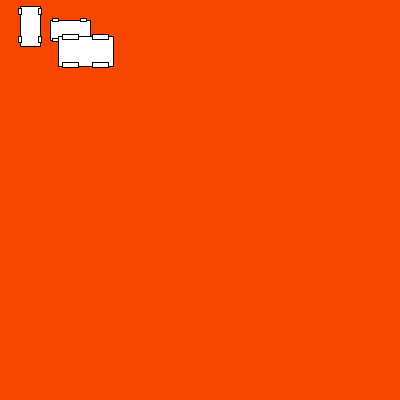
Frame 1 (no input)
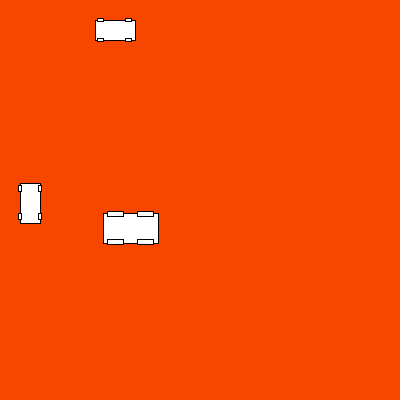
Frame 60 (the mouse pressed at the canvas centre just before this capture)
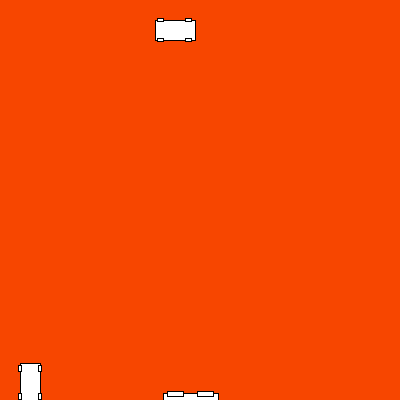
Frame 120 (the mouse held since frame 60 and released just before this capture)

The Processing sketch that drew these frames (run headless with seeded random() and noise(); from frame 60 on, the mouse is pressed at the canvas centre):

// Processing sketch: processing_41342
// ── processing_41342.pde

float x_position = random(55);
int x_speed = 15;

float y_position = random(15);
int y_speed = 3;

void setup(){
size(400,400);
}

void draw() {

background(247,70,0);
 //move
 move();
 
 //bounce
 bounce();
 
 //display
 display();
}

void move(){
 x_position += x_speed;
 y_position += y_speed;
}

void bounce() {
 if((x_position >= width)||(x_position <= 0)){
 x_speed = x_speed * -1;
 }
  if((y_position >= height)||(y_position <= 0)){
 y_speed = y_speed * -1;
 }
}

void display(){
 rect(x_position,20,40,20);
 rect(x_position+2,18,6,3);
 rect(x_position+2,38,6,3);
 rect(x_position+30,18,6,3);
 rect(x_position+30,38,6,3);

 rect(20,y_position,20,40);
 rect(18,y_position+2,3,6);
 rect(38,y_position+2,3,6);
 rect(18,y_position+30,3,6);
 rect(38,y_position+30,3,6);

 rect(x_position+8,y_position+30,55,30);
 rect(x_position+12,y_position+28,16,5);
 rect(x_position+12,y_position+56,16,5);
 rect(x_position+42,y_position+28,16,5);
 rect(x_position+42,y_position+56,16,5);
}
